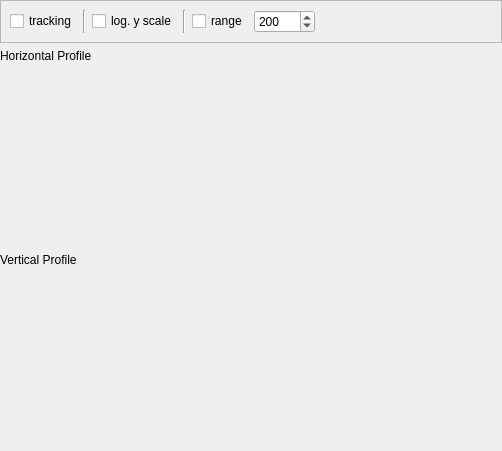
<?xml version="1.0" encoding="UTF-8"?>
<ui version="4.0">
 <class>ProfileView</class>
 <widget class="QWidget" name="ProfileView">
  <property name="geometry">
   <rect>
    <x>0</x>
    <y>0</y>
    <width>502</width>
    <height>451</height>
   </rect>
  </property>
  <property name="windowTitle">
   <string>Form</string>
  </property>
  <layout class="QVBoxLayout" name="verticalLayout">
   <property name="leftMargin">
    <number>0</number>
   </property>
   <property name="topMargin">
    <number>0</number>
   </property>
   <property name="rightMargin">
    <number>0</number>
   </property>
   <property name="bottomMargin">
    <number>0</number>
   </property>
   <item>
    <widget class="QWidget" name="widget_2" native="true">
     <property name="sizePolicy">
      <sizepolicy hsizetype="Preferred" vsizetype="Preferred">
       <horstretch>0</horstretch>
       <verstretch>1</verstretch>
      </sizepolicy>
     </property>
     <layout class="QVBoxLayout" name="verticalLayout_4">
      <property name="leftMargin">
       <number>0</number>
      </property>
      <property name="topMargin">
       <number>0</number>
      </property>
      <property name="rightMargin">
       <number>0</number>
      </property>
      <property name="bottomMargin">
       <number>0</number>
      </property>
      <item>
       <widget class="QFrame" name="frame">
        <property name="frameShape">
         <enum>QFrame::StyledPanel</enum>
        </property>
        <property name="frameShadow">
         <enum>QFrame::Raised</enum>
        </property>
        <layout class="QHBoxLayout" name="horizontalLayout">
         <item>
          <widget class="QCheckBox" name="trackingBox">
           <property name="text">
            <string>tracking</string>
           </property>
          </widget>
         </item>
         <item>
          <widget class="Line" name="line">
           <property name="orientation">
            <enum>Qt::Vertical</enum>
           </property>
          </widget>
         </item>
         <item>
          <widget class="QCheckBox" name="logYBox">
           <property name="text">
            <string>log. y scale</string>
           </property>
          </widget>
         </item>
         <item>
          <widget class="Line" name="line_2">
           <property name="orientation">
            <enum>Qt::Vertical</enum>
           </property>
          </widget>
         </item>
         <item>
          <widget class="QCheckBox" name="rangeBox">
           <property name="text">
            <string>range</string>
           </property>
          </widget>
         </item>
         <item>
          <widget class="QSpinBox" name="rangeSpinBox">
           <property name="minimum">
            <number>100</number>
           </property>
           <property name="maximum">
            <number>10000</number>
           </property>
           <property name="singleStep">
            <number>10</number>
           </property>
           <property name="value">
            <number>200</number>
           </property>
          </widget>
         </item>
         <item>
          <spacer name="horizontalSpacer">
           <property name="orientation">
            <enum>Qt::Horizontal</enum>
           </property>
           <property name="sizeHint" stdset="0">
            <size>
             <width>40</width>
             <height>20</height>
            </size>
           </property>
          </spacer>
         </item>
        </layout>
       </widget>
      </item>
      <item>
       <widget class="QWidget" name="widget_4" native="true">
        <property name="sizePolicy">
         <sizepolicy hsizetype="Preferred" vsizetype="Preferred">
          <horstretch>1</horstretch>
          <verstretch>1</verstretch>
         </sizepolicy>
        </property>
        <layout class="QVBoxLayout" name="verticalLayout_3">
         <property name="leftMargin">
          <number>0</number>
         </property>
         <property name="topMargin">
          <number>0</number>
         </property>
         <property name="rightMargin">
          <number>0</number>
         </property>
         <property name="bottomMargin">
          <number>0</number>
         </property>
         <item>
          <widget class="QLabel" name="label">
           <property name="text">
            <string>Horizontal Profile</string>
           </property>
          </widget>
         </item>
         <item>
          <widget class="QwtPlot" name="horizontalProfileWidget">
           <property name="sizePolicy">
            <sizepolicy hsizetype="Preferred" vsizetype="Preferred">
             <horstretch>0</horstretch>
             <verstretch>1</verstretch>
            </sizepolicy>
           </property>
          </widget>
         </item>
        </layout>
       </widget>
      </item>
      <item>
       <widget class="QWidget" name="widget_3" native="true">
        <property name="sizePolicy">
         <sizepolicy hsizetype="Preferred" vsizetype="Preferred">
          <horstretch>1</horstretch>
          <verstretch>1</verstretch>
         </sizepolicy>
        </property>
        <layout class="QVBoxLayout" name="verticalLayout_2">
         <property name="leftMargin">
          <number>0</number>
         </property>
         <property name="topMargin">
          <number>0</number>
         </property>
         <property name="rightMargin">
          <number>0</number>
         </property>
         <property name="bottomMargin">
          <number>0</number>
         </property>
         <item>
          <widget class="QLabel" name="label_2">
           <property name="text">
            <string>Vertical Profile</string>
           </property>
          </widget>
         </item>
         <item>
          <widget class="QwtPlot" name="verticalProfileWidget">
           <property name="sizePolicy">
            <sizepolicy hsizetype="Preferred" vsizetype="Preferred">
             <horstretch>0</horstretch>
             <verstretch>1</verstretch>
            </sizepolicy>
           </property>
          </widget>
         </item>
        </layout>
       </widget>
      </item>
     </layout>
    </widget>
   </item>
  </layout>
 </widget>
 <customwidgets>
  <customwidget>
   <class>QwtPlot</class>
   <extends>QFrame</extends>
   <header>qwt_plot.h</header>
   <container>1</container>
  </customwidget>
 </customwidgets>
 <resources/>
 <connections/>
</ui>
